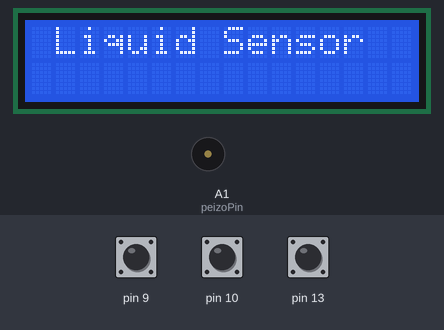
Bench run of a sketch on a simulated Arduino Uno, built with avr-gcc and run on an emulated ATmega328P. Parts: 16×2 character LCD, buzzer (waves = sounding). Inputs (shaded band) come from the test bench; at power-on: pin 9 HIGH, pin 10 HIGH, pin 13 HIGH. The modem accepts every AT command (registered, SIM ready, sends succeed) and sends nothing else.

Above: at 0.6 s.
At 21.1 s:
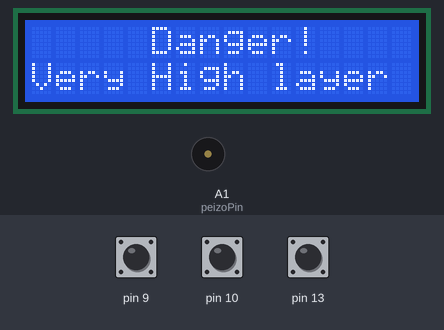
At 26.6 s:
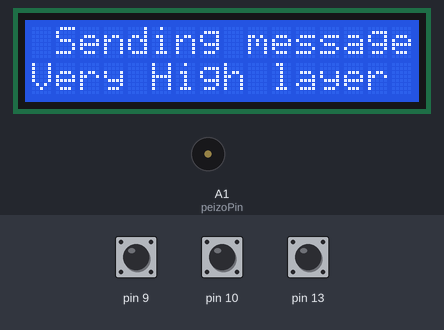
At 128.92 s:
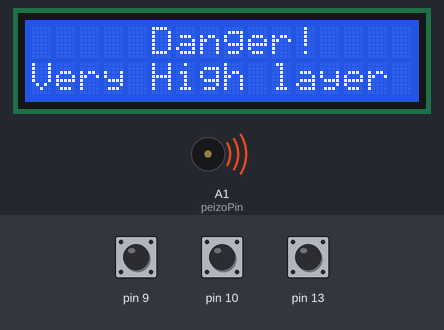
Timing chart, 0 to 130.0 s (numbered marks = the images above):
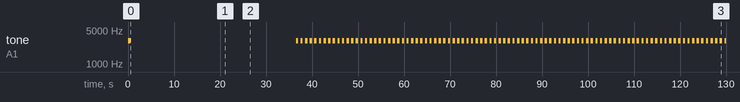

Measured:
- by itself, tone on A1 (peizoPin): goes 3000 Hz 0.50 s, silent 36.0 s, 93 × (3000 Hz 0.50 s, silent 0.50 s), then 3000 Hz
- what the display in image 1 shows lasts 5.4 s, from 21.1 s to 26.5 s
- what the display in image 2 shows lasts 13.0 s, from 26.5 s to 39.5 s

The sketch:

LiquidsensorArduino.ino
```cpp
/*
 * Liquidsensor Arduino
 * Αυτό το πρόγραμμα τρέχει σε Arduino Uno.
 * Παρατηρεί την στάθμη των υδάτων μέσω των αισθητήρων υγρών και εμφανίζει τα αντίστοιχα μηνύματα σε μία οθόνη LCD
 * Όταν η στάθμη των υδάτων βρίσκεται στο ανώτερο επίπεδο το ηχείο buzzer προειδοποιεί και το πρόσθετο module SIM900 στέλνει μήνυμα για να προειδοποιήσει τον χρήστη. 
 * Η οθόνη LCD εμφανίζει τα αντίστοιχα μηνύματα.
 */


// προσθέτουμε τις απαραίτητες βιβλιοθήκες 
#include <LiquidCrystal.h>
#include <SoftwareSerial.h>

// αρχικοποιούμε τις πόρτες του Arduino 

SoftwareSerial SIM900(7, 8);
LiquidCrystal lcd(12, 11, 5, 4, 3, 2);
int peizoPin=A1;


//αρχικοποίηση μεταβλητών

boolean layer_Low = 0;     // Μεταβλητή πρώτου αισθητήρα υδάτων 
boolean layer_Normal = 0;  //Μεταβλητή δεύτερου αισθητήρα υδάτων 
boolean layer_High = 0;   //Μεταβλητή τρίτου  αισθητήρα υδάτων 
String layerText="";      //Μεταβλητή κειμένου
int counterTime=0;        //Μεταβλητή - μετρητής προσπαθιών...  όταν 0 επιτρέπει την κάρτα SIM να στείλει μήνυμα

void sendSMS();         // δηλώνουμε την συνάρτηση αποστολής μηνυμάτων 


void setup() {               //Η συνάρτηση setup() εκτελείται μία φορά όταν το Arduino ανοίξει 
  lcd.begin(16, 2);               // ορίζουμε τις γραμμές και της στίλες που έχει η LCD οθόνη 
  lcd.print(" Liquid Sensor  ");  // τυπώνουμε μήνυμα στην οθόνη 
  tone(peizoPin,3000,500);        //ορίζουμε συχνότητα και διάρκεια στο ηχείο  buzzer .
                                  //ακούγεται ο χαρακτηριστικός ήχος που δηλώνει το άνοιγμα του συστήματος 
  delay(1000);                    //δίνουμε χρόνο για να ακουστεί ο ήχος 

  SIM900.begin(19200);            //ορίζουμε ρυθμό  επικοινωνίας μεταξύ του Arduino και to SIM 900
  delay(20000);                   //δίνουμε χρόνο για να διαβαστεί η sim κάρτα


}


void loop() {              //η συνάρτηση loop() εκτελείται συνεχόμενα Όσο το Arduino έχει ρεύμα

  //διαβάζουμε τις τιμές των αισθητήρων υδάτων

  layer_Low = digitalRead(13);
  layer_Normal = digitalRead(10);
  layer_High = digitalRead(9);


  //ελέγχουμε αν η στάθμη των υδάτων είναι πολύ χαμηλή
  if (layer_Low== 0 && layer_Normal == 0 && layer_High == 0){

    //εμφανίζουμε το αντίστοιχο μήνυμα
    lcd.setCursor(0, 0);
    lcd.print(" Liquid Sensor  ");
    lcd.setCursor(0, 1);
    lcd.print("Liquid layer Low");
    }

  //ελέγχουμε αν η στάθμη των υδάτων είναι σε κανονικό επίπεδο
  if (layer_Low== 1 && layer_Normal == 0 && layer_High == 0){

    //εμφανίζουμε το αντίστοιχο μήνυμα
    lcd.setCursor(0, 0);
    lcd.print(" Liquid Sensor  ");
    lcd.setCursor(0, 1);
    lcd.print("Liquid layer Normal");
    }

  // έχουμε στάθμη των υδάτων είναι σε υψηλό επίπεδο
  if (layer_Low== 1 && layer_Normal == 1 && layer_High == 0){

    //εμφανίζουμε το αντίστοιχο μήνυμα
    lcd.setCursor(0, 0);
    lcd.print(" Liquid Sensor  ");
    lcd.setCursor(0, 1);
    lcd.print("Liquid layer High");
    }

  //ελέγχουμε αν η στάθμη των υδάτων είναι πάνω από το όριο
  if (layer_Low== 1 && layer_Normal == 1 && layer_High == 1){
    //εμφανίζουμε το αντίστοιχο μήνυμα
    lcd.setCursor(0, 0);
    lcd.print("     Danger!    ");
    lcd.setCursor(0, 1);
    lcd.print("Very High layer ");

    //έλεγχο του μετρητή μας Αν επιτρέπεται να στείλουμε μήνυμα
    if (counterTime == 0){
      sendSMS();                      //αποστολή μηνύματος

      //εμφανίζουμε το αντίστοιχο μήνυμα
      lcd.setCursor(0, 0);
      lcd.print(" Sending message  ");
      delay(10000);                    //δίνουμε χρόνο στην κάρτα SIM να στείλει το μήνυμα
      counterTime = 360000;           //δίνουμε κατάλληλη τιμή στο μετρητή για να μην επιτρέπεται να ξανά στείλει κατευθείαν μήνυμα
      } else {                              //αν δεν επιτρέπεται να στείλουμε μήνυμα
        counterTime = counterTime - 1 ;     //αλλάζουμε τιμή στο μετρητή
        }
    //ακούγεται ο χαρακτηριστικός ήχος εκτάκτου ανάγκης
    tone(peizoPin,3000,500);
    delay(1000);
    tone(peizoPin,3000,500);
    delay(1000);
    tone(peizoPin,3000,500);
    delay(1000);
    }
}


//ανάπτυξη συνάρτησης αποστολής μηνύματος. H συνάρτηση δίνεται μαζί με το module sim900
void sendSMS() {

  SIM900.print("AT+CMGF=1\r");       // ορισμός του ΣΙΜ900 σε λειτουργία sms
  delay(100);

  // αντικαταστήστε τα Χ με τα ψηφία του κινητού τηλεφώνου
  //SIM900.println("AT + CMGS = \"+ΧΧΧΧΧΧΧΧΧΧΧΧ\"");
  // χρησιμοποιούμε το διεθνές σύστημα κωδικοποίησης για κινητά τηλέφωνα
  SIM900.println("AT + CMGS = \"+306949165881\"");
  delay(100);

  // αντικαθιστούμε το κείμενο με το κείμενο που θέλουμε να στείλουμε μέσω sms
  SIM900.println("ATTENTION \nLiquid level VERY HIGH!!  \nMessage sent from LiquidSensorArduino. ");
  delay(100);

  // End AT command with a ^Z, ASCII code 26
  SIM900.println((char)26);
  delay(100);
  SIM900.println();

  delay(5000);   //δίνουμε χρόνο στο μοντέλο να στείλει το sms

}
```
